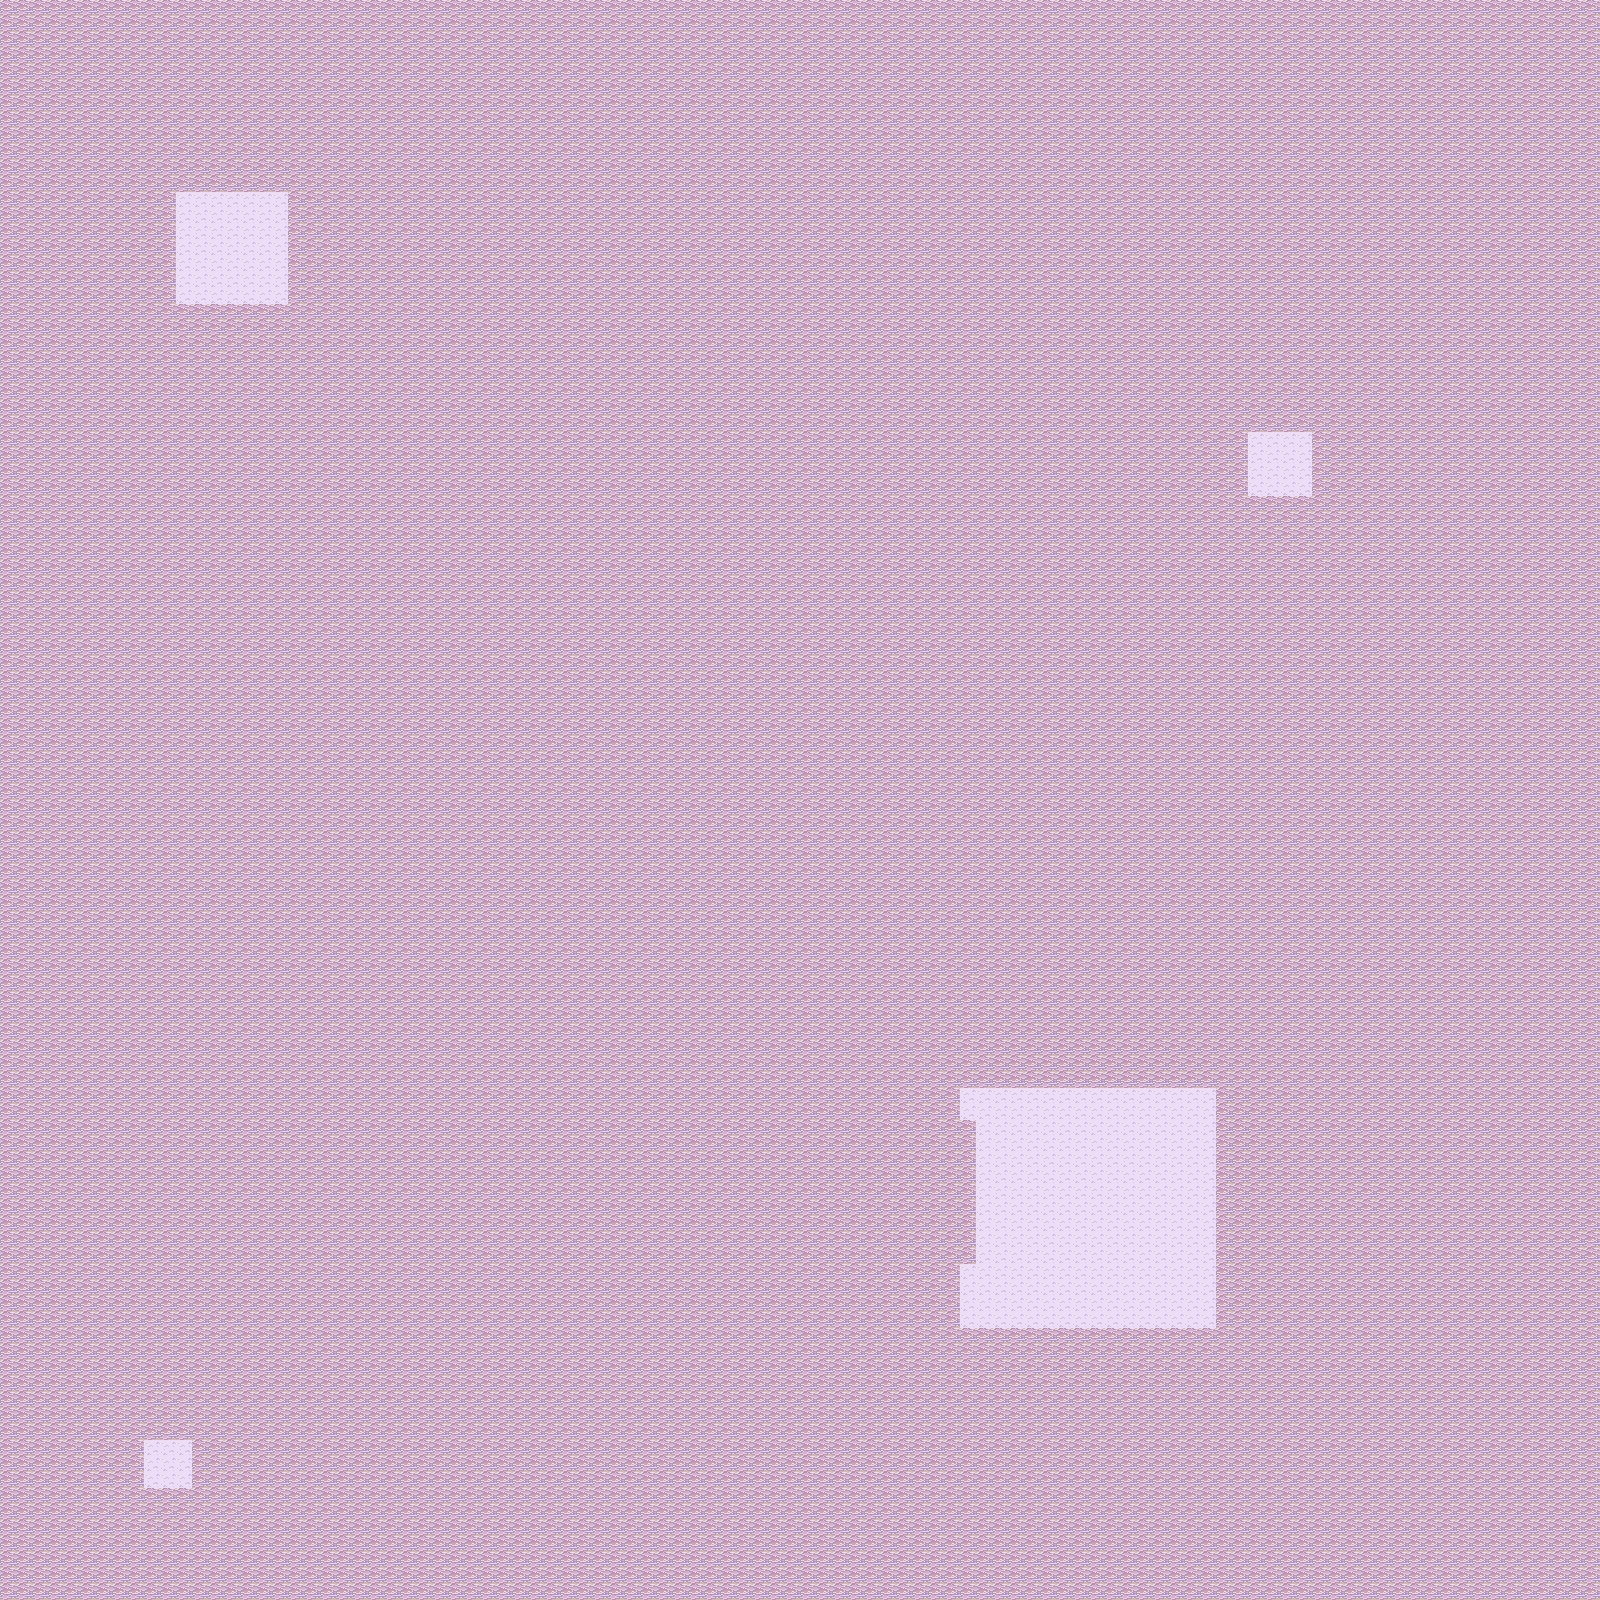

A level layout from a 2D game, rendered from its tile map. Below: a short description, then the map file with tile-grid data replaced by summaries:
An orthogonal 100x100 tile map with 16x16 px tiles, 2 tile layers (water, iles).

<map version="1.8" tiledversion="1.8.2" orientation="orthogonal" renderorder="right-down" width="100" height="100" tilewidth="16" tileheight="16" infinite="0" nextlayerid="3" nextobjectid="1">
 <tileset firstgid="1" source="tileset_pinksea.tsx" />
 <layer id="1" name="water" width="100" height="100">
  <data>[10000 cells, 10000 non-empty, 1 distinct tile ids]</data>
 </layer>
 <layer id="2" name="iles" width="100" height="100">
  <data>[10000 cells, 305 non-empty, 1 distinct tile ids]</data>
 </layer>
</map>
